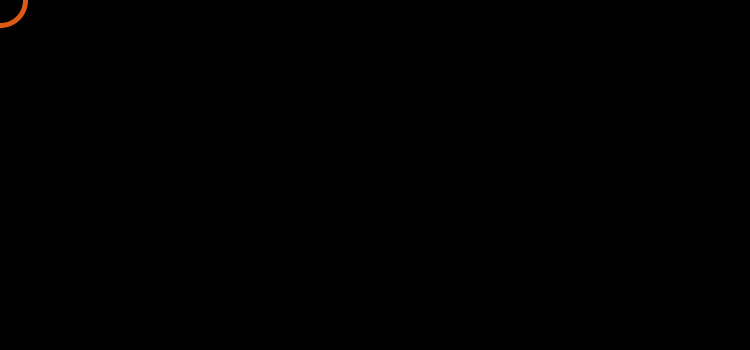
Frame 1 (no input)
Frame 60 (the mouse pressed at the canvas centre just before this capture): identical to frame 1, image omitted
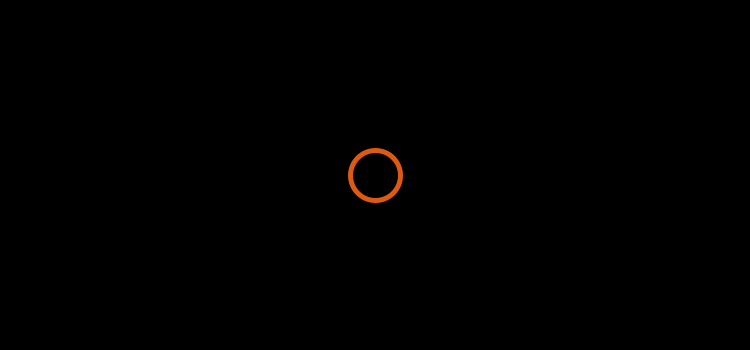
Frame 120 (the mouse held since frame 60 and released just before this capture)

The Processing sketch that drew these frames (run headless with seeded random() and noise(); from frame 60 on, the mouse is pressed at the canvas centre):

// Processing sketch: sketch08
// ── sketch08.pde
void setup() {
  size(750, 350);
  noFill();
  strokeWeight(5);
  rectMode(CENTER);
}

void draw() {
  background(0);

  // 左半分
  if (mouseX <= width/2) {
    // 上半分
    if (mouseY <= height/2) {
      stroke(220, 90, 20);
      ellipse(mouseX, mouseY, 50, 50);
    }
    // 下半分
    else {
      stroke(50, 110, 150);
      line(mouseX-25, mouseY-25, mouseX+25, mouseY+25);
      line(mouseX+25, mouseY-25, mouseX-25, mouseY+25);
    }
  }
  // 右半分
  else {
    // 上半分
    if (mouseY <= height/2) {
      stroke(230, 175, 150);
      rect(mouseX, mouseY, 50, 50);
    }
    // 下半分
    else {
      stroke(65, 180, 110);
      triangle(mouseX-25, mouseY+25, mouseX, mouseY-25, mouseX+25, mouseY+25);
    }
  }
}
